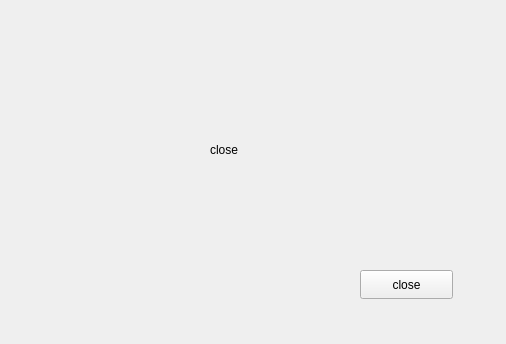
<?xml version="1.0" encoding="UTF-8"?>
<ui version="4.0">
 <class>Widget</class>
 <widget class="QWidget" name="Widget">
  <property name="geometry">
   <rect>
    <x>0</x>
    <y>0</y>
    <width>506</width>
    <height>344</height>
   </rect>
  </property>
  <property name="windowTitle">
   <string>MyFirstDemo</string>
  </property>
  <widget class="QLabel" name="label">
   <property name="geometry">
    <rect>
     <x>210</x>
     <y>140</y>
     <width>69</width>
     <height>20</height>
    </rect>
   </property>
   <property name="text">
    <string>close</string>
   </property>
  </widget>
  <widget class="QPushButton" name="pushButton">
   <property name="geometry">
    <rect>
     <x>360</x>
     <y>270</y>
     <width>93</width>
     <height>29</height>
    </rect>
   </property>
   <property name="text">
    <string>close</string>
   </property>
  </widget>
 </widget>
 <resources/>
 <connections>
  <connection>
   <sender>pushButton</sender>
   <signal>clicked()</signal>
   <receiver>Widget</receiver>
   <slot>close()</slot>
   <hints>
    <hint type="sourcelabel">
     <x>406</x>
     <y>284</y>
    </hint>
    <hint type="destinationlabel">
     <x>252</x>
     <y>171</y>
    </hint>
   </hints>
  </connection>
 </connections>
</ui>
